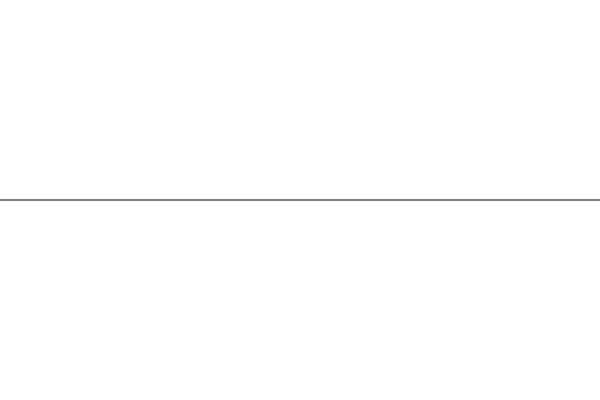
Frame 1 (no input)
Frame 60 (no input): identical to frame 1, image omitted
Frame 120 (the mouse pressed at the canvas centre since frame 60): identical to frame 1, image omitted

The p5.js sketch that drew this single still picture (run headless with seeded random() and noise() and a simulated clock; from frame 60 on, the mouse is pressed at the canvas centre):

// p5.js sketch
// ── sketch.js
let xInput, yInput, drawButton;
let x;
let y;
let targetTheta;
let r;
let currentTheta = 0; // 現在の角度
let speed = 2; // 角度の増加速度
let drawing = false; // 描画を開始するかのフラグ
let reachedTarget = false; // 目標角度に到達したかのフラグ

function setup() {
    createCanvas(600, 400);
    angleMode(DEGREES); // 角度を度に設定


    // ラベル表示
    createP('x座標 (x):').position(70, height + 10);
    // 動径の長さの入力フィールド
    xInput = createInput('100');
    xInput.position(10, height + 50);
    xInput.size(120);


    // ラベル表示
    createP('y座標 (y):').position(70, height + 90);
    // 目標角度の入力フィールド
    yInput = createInput('120');
    yInput.position(10, height + 130);
    yInput.size(120);

    // "Draw" ボタンの作成
    drawButton = createButton('Draw');
    drawButton.position(10, height + 180);
    drawButton.mousePressed(startDrawing);

}

function draw() {
    if (!reachedTarget) {
        background(255); // 背景のクリアは目標角度に到達していないときのみ
    }
    translate(width / 2, height / 2); // 中心を画面の中心に

    // X軸の線
    stroke(0);
    line(-width / 2, 0, width / 2, 0);

    // アニメーションの描画
    if (drawing) {
        drawPolarCoordinate(r, targetTheta);
    }
}

/**
 * Draws a polar coordinate visualization with a given radius and target angle.
 * The animation stops when the current angle reaches the target angle.
 *
 * @param {number} r - The radius of the polar coordinate.
 * @param {number} targetTheta - The target angle in degrees at which to stop the animation.
 */
function drawPolarCoordinate(r, targetTheta) {
    // 目標角度に達していなければ角度を増加
    if (currentTheta < targetTheta) {
        currentTheta += speed;
    } else {
        drawing = false; // 目標角度に達したら描画を停止
        reachedTarget = true; // 目標角度に達したことを記録
    }

    let endX = r * cos(currentTheta);
    let endY = - r * sin(currentTheta);

    // 動径の線
    stroke(0);
    line(0, 0, endX, endY);

    // 終点の円
    fill(0);
    ellipse(endX, endY, 10, 10);

    // 動径の円
    noFill();
    stroke(150);
    ellipse(0, 0, r * 2, r * 2);

    // 角度の円弧と矢印
    stroke(0);
    noFill();
    let arcSize = 30; // 円弧の大きさ
    arc(0, 0, arcSize * 2, arcSize * 2, 360 - currentTheta, 0);

    // 角度の表示
    fill(0);
    noStroke();
    textSize(12);
    text(nf(currentTheta, 1, 0) + '°', arcSize * 3 * cos(currentTheta / 2), -arcSize * sin(currentTheta / 2));

    // 終点の極座標成分表示
    textAlign(CENTER);
    text(`(r, θ) = (${nf(r, 1, 0)}, ${nf(currentTheta, 1, 0)}°)`, x, - y + 10);
    text(`(x, y) = (${nf(x, 1, 0)}, ${nf(y, 1, 0)}°)`, x, - y + 30);
}


/**
 * Starts the drawing process by setting the radius (r) and target angle (targetTheta)
 * based on user input. Resets the current angle to 0 and enables drawing.
 */
function startDrawing() {
    // 入力フィールドの値を取得して変数を更新
    x = parseFloat(xInput.value());
    y = parseFloat(yInput.value());
    currentTheta = 0; // 角度をリセット
    reachedTarget = false; //目標角度に達したフラグもリセット
    drawing = true; // 描画フラグを立てる
    r = cartesianToPolar(x, y).r;
    console.log("r is ", r);
    targetTheta = cartesianToPolar(x, y).theta;
    console.log("targetTheta is ", targetTheta);

}

/**
 * Converts polar coordinates (r, theta) to Cartesian coordinates (x, y).
 *
 * @param {number} r - The radial distance from the origin.
 * @param {number} theta - The angle in radians from the positive x-axis.
 * @returns {Object} An object with x and y properties representing the Cartesian coordinates.
 * @returns {number} return.x - The x-coordinate in Cartesian coordinates.
 * @returns {number} return.y - The y-coordinate in Cartesian coordinates.
 *
 * @example
 * // Convert polar coordinates (r = 5, theta = Math.PI / 4) to Cartesian coordinates.
 * const cartesian = polarToCartesian(5, Math.PI / 4);
 * console.log(cartesian); // { x: 3.535..., y: 3.535... }
 */
function polarToCartesian(r, theta) {
    let x = r * Math.cos(theta);
    let y = r * Math.sin(theta);
    return { x: x, y: y };
}

/**
 * Converts Cartesian coordinates (x, y) to polar coordinates (r, theta).
 *
 * @param {number} x - The x-coordinate in Cartesian coordinates.
 * @param {number} y - The y-coordinate in Cartesian coordinates.
 * @returns {Object} An object with r and theta properties representing the polar coordinates.
 * @returns {number} return.r - The radial distance from the origin.
 * @returns {number} return.theta - The angle in radians from the positive x-axis.
 *
 * @example
 * // Convert Cartesian coordinates (x = 3, y = 4) to polar coordinates.
 * const polar = cartesianToPolar(3, 4);
 * console.log(polar); // { r: 5, theta: 0.927... }
 */
function cartesianToPolar(x, y) {
    let r = Math.sqrt(x * x + y * y);
    let radians = Math.atan2(y, x);
    let theta = radians * (180 / Math.PI)
    return { r: r, theta: theta };

}
